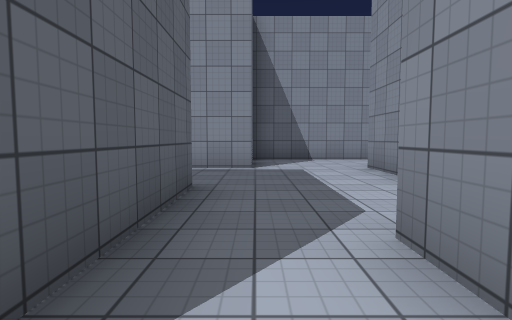
[1] (above)

24 first-person views from a walk through a 3-D level made in the Unity game engine. The camera is 1.2 m above the floor, tilts 4° down and sees 80° across. The floor is counted in squares, 2 m on a side. Each view is taken from the middle of a square. On the plan, view 1 faces up. The plan holds only what a view shows up to about 9 squares ahead; the rest is blank. The place goes on beyond the plan. The player is left out. Surface patterns are stand-ins for the level's own textures.

[2]
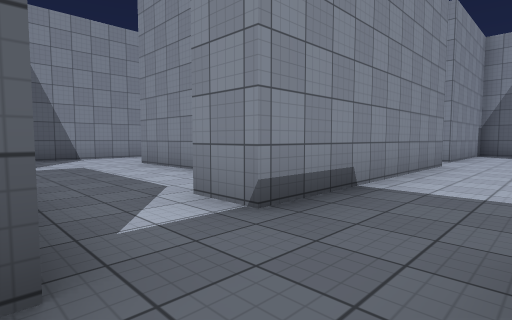

[3]
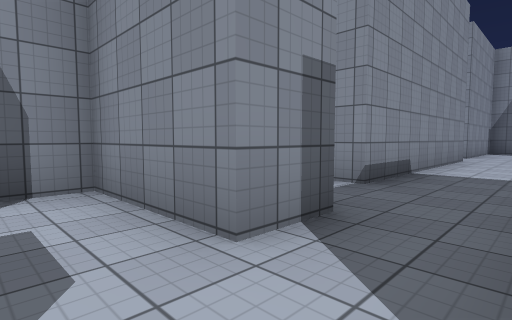

[4]
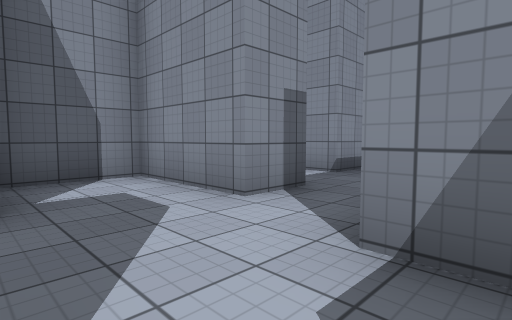

[5]
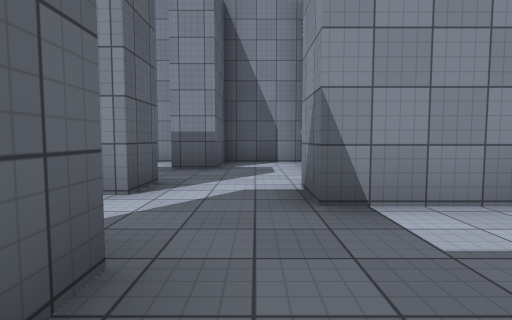

[6]
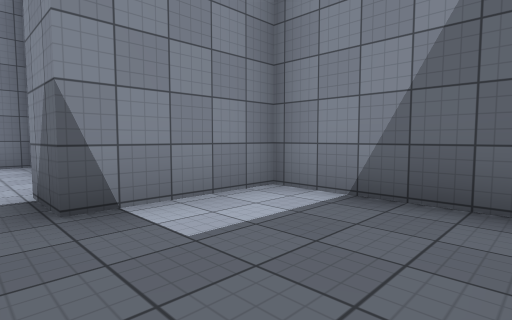

[7]
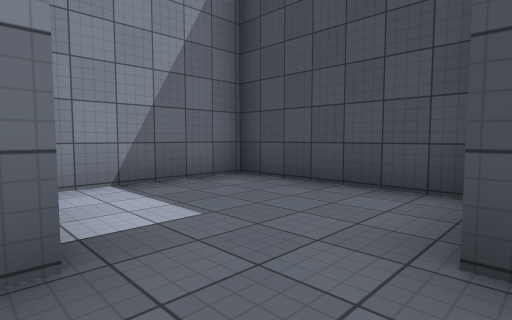

[8]
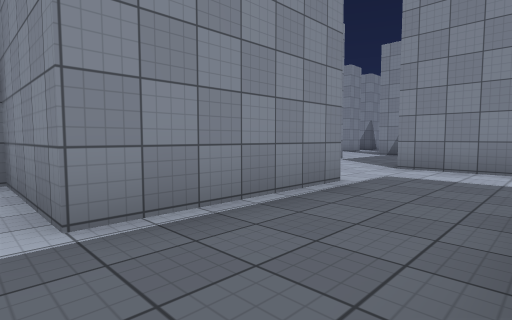

[9]
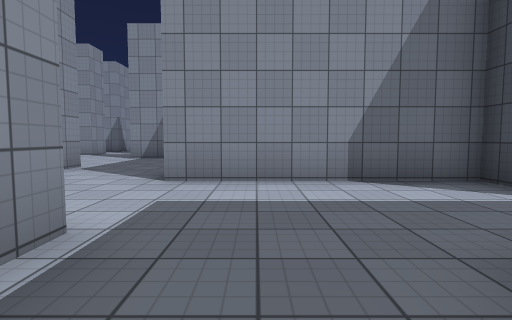

[10]
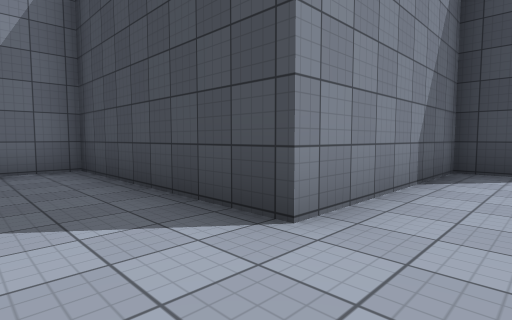

[11]
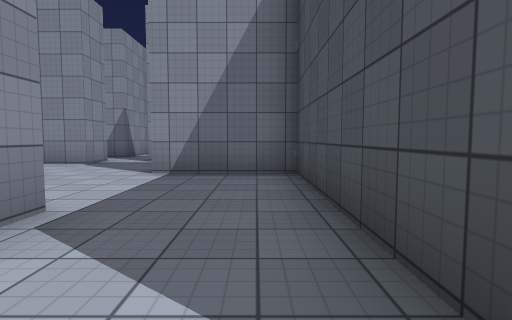

[12]
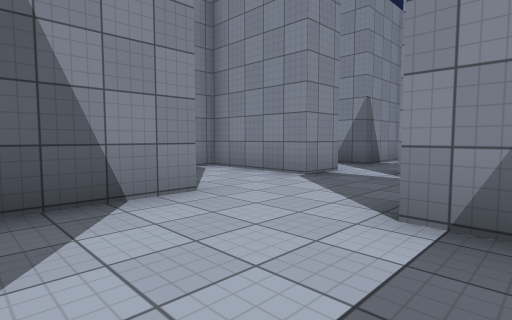

[13]
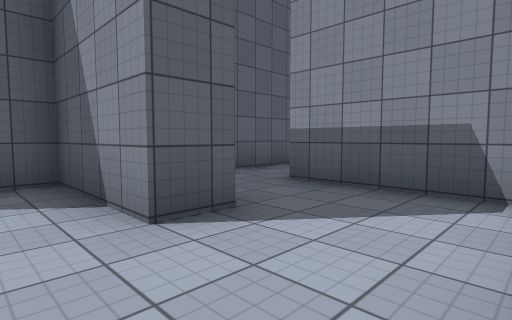

[14]
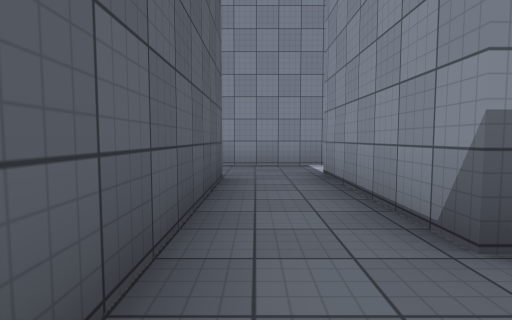

[15]
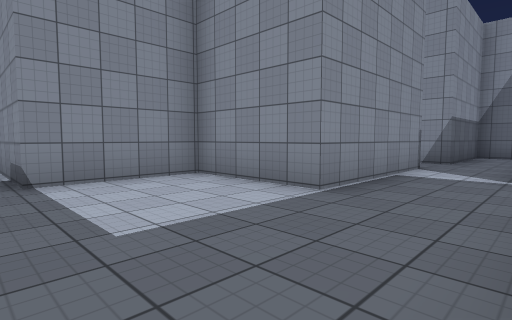

[16]
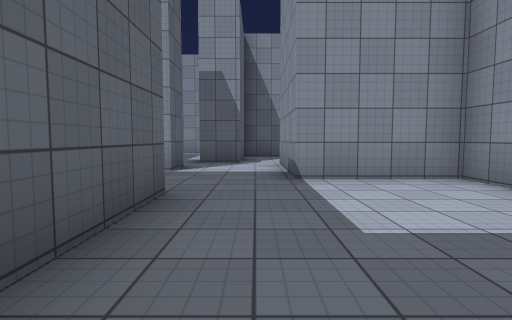

[17]
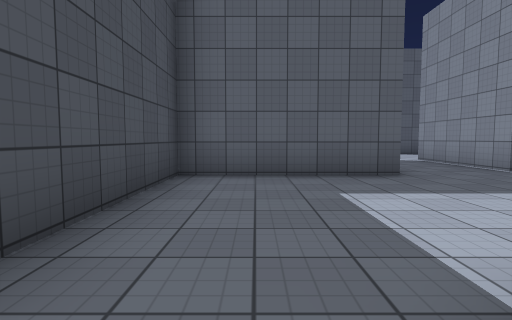

[18]
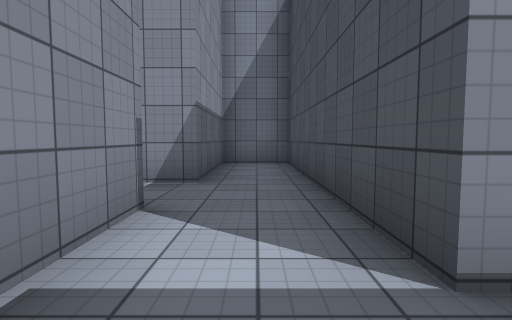

[19]
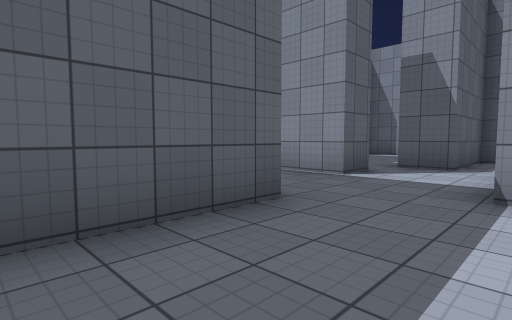

[20]
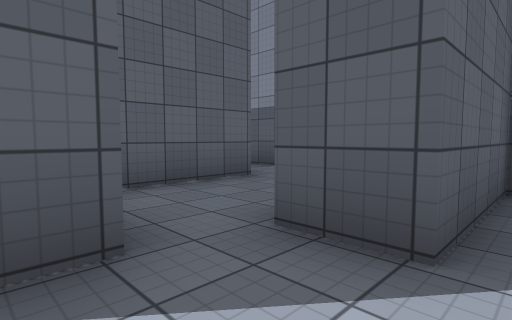

[21]
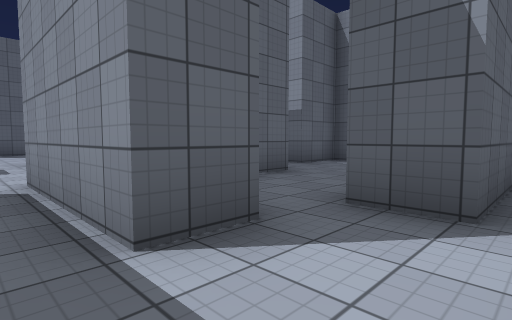

[22]
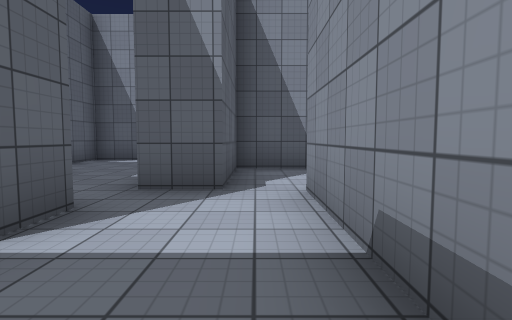

[23]
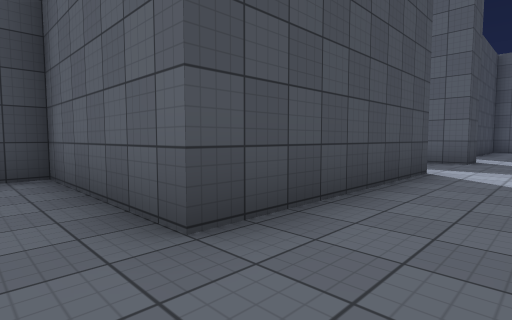

[24]
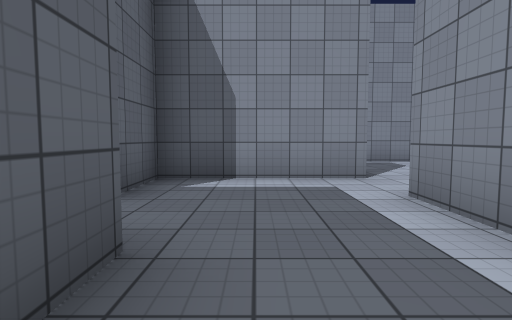

### Floor plan
Points are (right, up) in squares from view 1. A wall is a line through its corners. A room is listed if a view was taken in it or the views show most of it. See-through windows are left out.
Room 1 (views 1, 2)
walls: (-0.8, 0.3) (-1.9, 0.3)
ways out: opening at (-1, -0.5) to room 2; opening at (0, 1) to room 4; opening at (1, -0.5)
Room 2 (view 3)
walls: (-1.9, 0.3) (-1.9, 2.8) (-3.7, 2.8) (-3.7, 1) (-4.5, 1)
ways out: opening at (-1, -0.5) to room 1; opening at (-3.5, -2) to room 3
Room 3 (views 4, 5, 6, 7)
walls: (-3.7, -3.5) (-3.7, -4.3); (-3.4, -5.6) (0, -5.6) (0, -2.3) (-2.4, -2.3) (-2.4, -1.1)
ways out: opening at (-3.5, -2) to room 2
Room 4 (views 8, 9, 10, 11)
walls: (-0.8, 3.9) (-0.8, 0.9); (0, 6.2) (-3.5, 6.2) (-3.5, 9); (1.5, 1.8) (2.3, 1.8) (2.3, 6.3); (0.8, 0.8) (0.8, 1.9); (2.6, 8.7) (-0.1, 8.7)
ways out: opening at (0, 1) to room 1; opening at (3.5, 7.5) to room 5
Room 5 (views 12, 13, 14, 17, 18)
walls: (7, 11.9) (7, 11) (4.5, 11); (9.2, 11) (9.2, 13.6) (6.2, 13.6) (6.2, 17.2); (4.5, 8.7) (2.6, 8.7); (4.5, 16.8) (4.5, 12.5); (2.3, 6.3) (7.3, 6.3) (7.3, 8.9); (6.6, 19) (4.1, 19)
ways out: opening at (3.5, 7.5) to room 4; opening at (4, 17.5) to room 6; opening at (7, 18); opening at (10, 10)
Room 6 (views 15, 16, 19, 20, 21, 22, 23)
walls: (-0.6, 23.6) (-0.6, 22.7) (-3.9, 22.7); (-4.5, 20.4) (0, 20.4) (0, 16.7) (3.5, 16.7); (4.1, 19) (4.1, 21.5) (1.6, 21.5) (1.6, 23.5)
ways out: opening at (4, 17.5) to room 5; opening at (0.5, 23) to room 7
Room 7 (view 24)
walls: (0.6, 24.6) (-0.5, 24.6); (-2.7, 26.6) (-2.7, 24.4); (1.6, 23.5) (1.6, 24.5)
ways out: opening at (0.5, 23) to room 6; opening at (-1.5, 25.5) to room 8; opening at (1, 25)
Room 8 (no view inside)
walls: (-1.6, 29.6) (-3.5, 29.6) (-3.5, 28.1) (-4.2, 28.1); (-0.4, 26.9) (-0.4, 28.2)
ways out: opening at (-1.5, 25.5) to room 7; opening at (-1, 29)

Where each view was taken, in squares from view 1:
view 1: 0 up, 0 right, facing up
view 2: 1 down, 1 left, facing up-right
view 3: 1 down, 3 left, facing up-right
view 4: 2 down, 4 left, facing up-right
view 5: 5 down, 3 left, facing up
view 6: 5 down, 3 left, facing up-right
view 7: 2 down, 4 left, facing down-right
view 8: 4 up, 4 left, facing up-right
view 9: 5 up, 2 left, facing right
view 10: 8 up, 1 right, facing down-right
view 11: 7 up, 2 right, facing right
view 12: 8 up, 5 right, facing up-right
view 13: 10 up, 9 right, facing up-left
view 14: 12 up, 5 right, facing up
view 15: 17 up, 1 right, facing up-right
view 16: 17 up, 1 right, facing up
view 17: 18 up, 5 right, facing left
view 18: 18 up, 5 right, facing right
view 19: 18 up, 2 right, facing up-left
view 20: 23 up, 1 right, facing up-left
view 21: 22 up, 1 right, facing up-left
view 22: 21 up, 1 right, facing up
view 23: 22 up, 1 right, facing down-left
view 24: 25 up, 2 left, facing up
